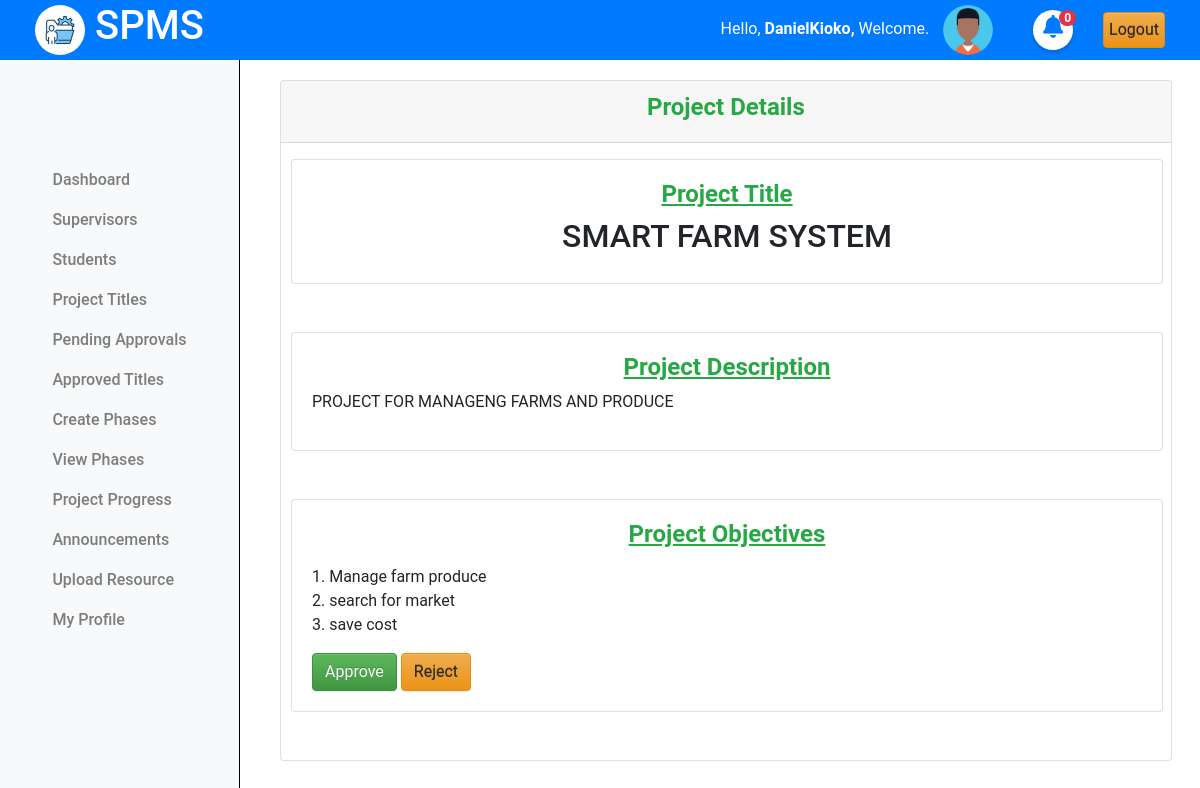
Page /projects/view/details/3/ (signed in) on the earlier database version.
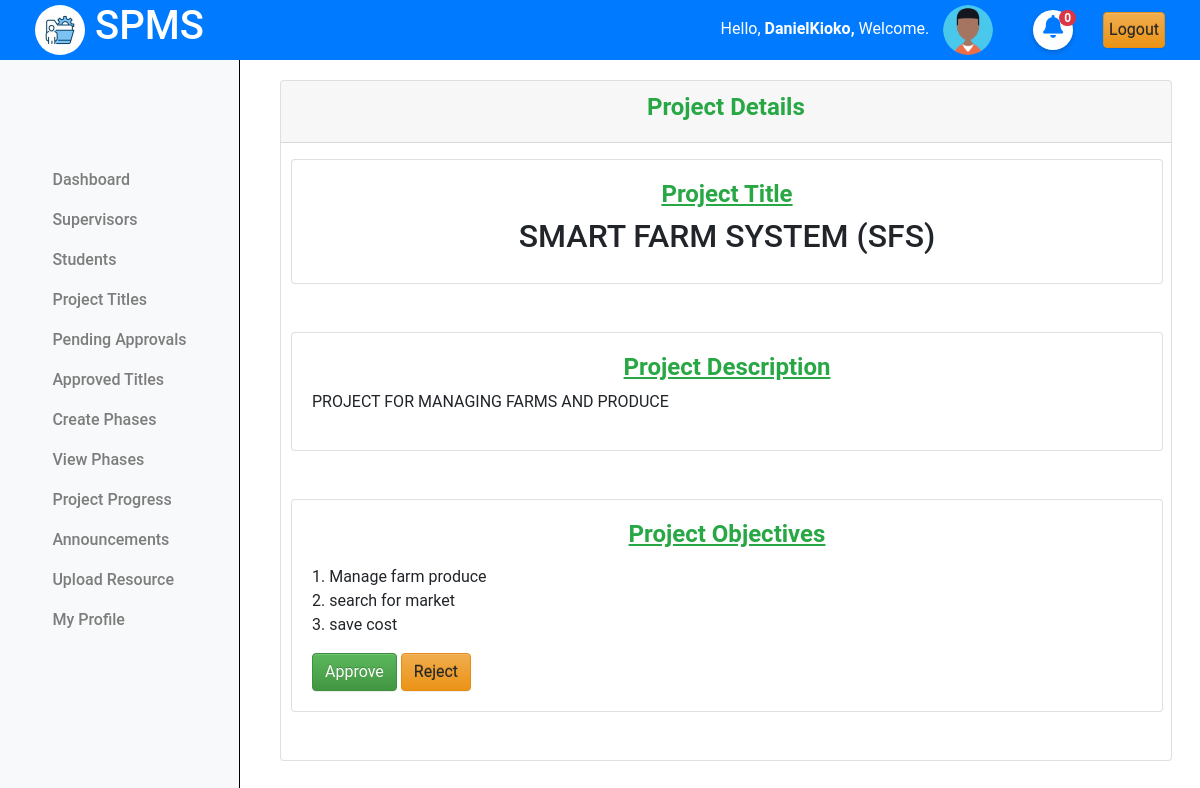
Same page on the later database version.
### projectsApp/models.py (models this page shows)
class Projects(models.Model):
    student = models.ForeignKey(Student, on_delete=models.CASCADE)
    title = models.CharField(max_length=255)
    description = models.TextField()
    objectives = models.TextField()
    lecturer = models.ForeignKey(Lecturer, on_delete=models.SET_NULL, null=True, blank=True)
    status = models.CharField(max_length=50, choices=[
        ('pending', 'Pending'),
        ('approved', 'Approved'),
        ('rejected', 'Rejected')
    ], default='pending')
    created_at = models.DateTimeField(auto_now_add=True)
    updated_at = models.DateTimeField(auto_now=True)

### projectsApp/AccessControl.py (the view)
    @login_required
    def wrapper(request, *args, **kwargs):
        if not isinstance(request.user, Coordinator):
            return redirect('cordinator_login')
        return function(request, *args, **kwargs)

### projectsApp/AccessControl.py (called while the page is built)
def coordinator_required(function):
    @login_required
    def wrapper(request, *args, **kwargs):
        if not isinstance(request.user, Coordinator):
            return redirect('cordinator_login')
        return function(request, *args, **kwargs)
    return wrapper

### projectsApp/context_processors.py (called while the page is built)
def unread_notifications(request):
    if request.user.is_authenticated:
        if hasattr(request.user, 'student'):
            student = request.user
            unread_notifications = Notifications.objects.filter(recipient=student, read=False).count()
            unread_feedbacks = CoordinatorFeedbacks.objects.filter(project__student=student, read=False).count()
            total_unread = unread_notifications + unread_feedbacks
        else:
            total_unread = 0
    else:
        total_unread = 0
    return {'total_unread': total_unread}

### projectsApp/views.py (called while the page is built, shortened)
@coordinator_required
def view_project_details(request, project_id):
    project =  get_object_or_404(Projects, pk=project_id)
    lecturer = Lecturer.objects.all()
    approved_project = Projects.objects.get(pk=project_id)
    context = {
        'project':project,
        'lecturer':lecturer
        }
    return render(request, 'cordinator/view_project.html', context)

### projectsApp/templates/cordinator/view_project.html (shortened to what this page needs)
{% extends "base.html" %}
{% load static %}
{% block content %}
{% include "column1_cord.html" %}
<div class="content">
    <div class="container-fluid">
        <div class="row">
            <div class="card mb-5">
                <div class="card-header text-center">
                    <h4 class="text-success"><b>Project Details</b></h4>
                </div>
                <div class="card mb-5 mt-3">
                    <div class="card-body">
                        <u class="text-center text-success"><h4 ><strong >Project Title</strong></h4></u>
                        <h2 class="text-center">{{project.title|upper}}</h2>
                    </div>
                </div>
                <div class="card mb-5">
                    <div class="card-body">
                        <u class="text-center text-success"><h4> <strong >Project Description</strong></h4></u>
                        <p>{{project.description}}</p>
                    </div>
                </div>
                <div class="card mb-5">
                    <div class="card-body">
                        <u class="text-center text-success"><h4 ><strong >Project Objectives</strong></h4></u>
                        <p>{{project.objectives|linebreaks}}</p>
                        <button type="button" class="btn btn-success" data-bs-toggle="modal" data-bs-target="#approveModal">Approve</button>
                        <a href="" class="btn btn-warning">Reject</a>
                    </div>
                </div>
            </div>
        </div>
    </div>
</div>
<link rel="stylesheet" href="{% static 'css/viewproject.css' %}">
{% endblock %}

Differences in the rows shown:
changed Projects "1. Manage farm produce 2. search for market 3. save cost": title "SMART FARM SYSTEM" → "SMART FARM SYSTEM (SFS)"; description "PROJECT FOR MANAGENG FARMS AND PRODUCE" → "PROJECT FOR MANAGING FARMS AND PRODUCE"
